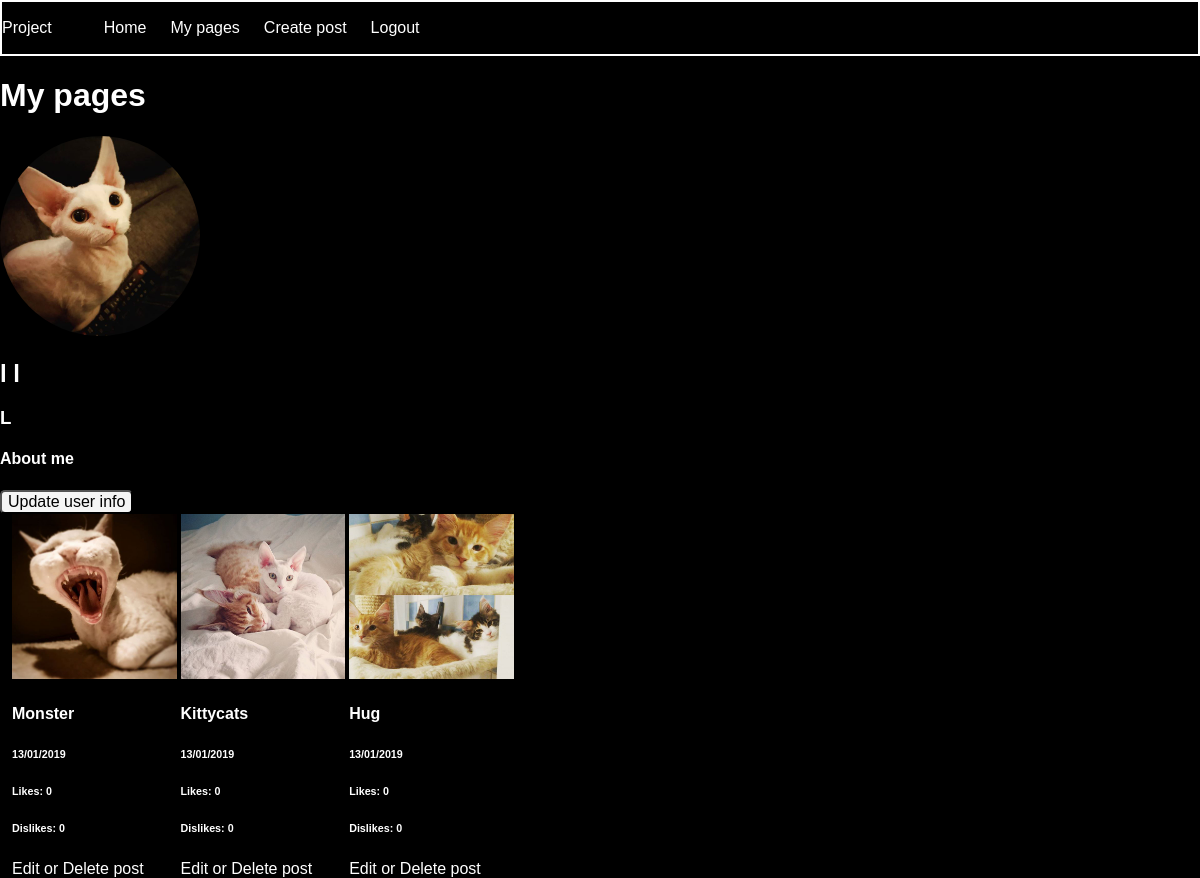
Before: /my-pages.php (signed in) with the older database file.
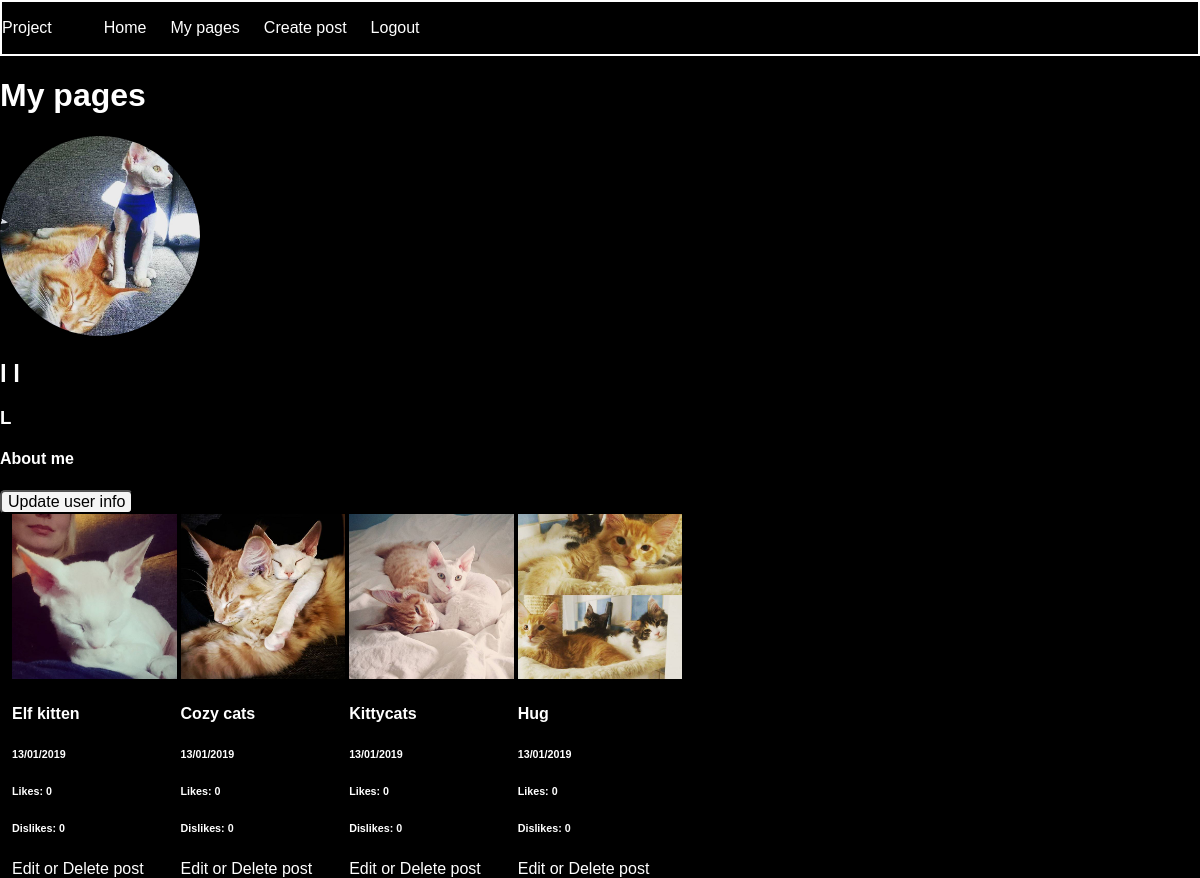
After: the same page with the newer database file.
### tables this page shows
CREATE TABLE "users" (
	`id`	INTEGER PRIMARY KEY AUTOINCREMENT,
	`name`	TEXT,
	`password`	TEXT,
	`email`	TEXT,
	`profile_image_url`	TEXT,
	`username`	TEXT,
	`bio`	TEXT
);

CREATE TABLE "posts" (
	`post_id`	INTEGER PRIMARY KEY AUTOINCREMENT,
	`description`	TEXT,
	`image_url`	TEXT,
	`user_id`	INTEGER,
	`date`	INTEGER
);

### app/config.php (called while the page is built, shortened)
<?php
return [
    'title' => 'Project',
    'database_path' => sprintf('sqlite:%s/database/photoify.db', __DIR__),
];

### app/database/database-functions.php (called while the page is built, shortened)
<?php
function connectToDB(){
    static $pdo;
    if ($pdo instanceof PDO) {
        return $pdo;
    }
    $config = require dirname(__DIR__).'/config.php';
    $pdo = new PDO($config['database_path']);
    return $pdo;
}
function getUser($userId){
    $pdo = connectToDB();
    $statement = $pdo->prepare('SELECT id, name, email, profile_image_url, username, bio FROM users WHERE id = :id');
    $statement->bindParam(':id', $userId, PDO::PARAM_INT);
    $statement->execute();
    $user = $statement->fetch(PDO::FETCH_ASSOC);
    return $user;
}
function getMyPosts($user){
    $pdo = connectToDB();
    $myPostsStatement = $pdo->prepare('SELECT * FROM posts WHERE user_id = :user ORDER BY date DESC');
    $myPostsStatement->bindParam(':user', $user, PDO::PARAM_INT);
    $myPostsStatement->execute();
    $myPosts = $myPostsStatement->fetchAll(PDO::FETCH_ASSOC);
    return $myPosts;
}

### app/autoload.php (called while the page is built, shortened)
<?php
require __DIR__.'/database/database-functions.php';
$config = require __DIR__.'/config.php';
if (isset($_SESSION['user'])) {
    $loggedInUser = getUser($_SESSION['user']);
};

### my-pages.php (the view)
<?php
require __DIR__.'/views/header.php';
$myPosts = getMyPosts($loggedInUser['id']);
?>
<div>
    <div class="user-info">
        <h1>My pages</h1>
        <img class="profile-pic" src="<?= $loggedInUser['profile_image_url']?>" alt="profile-pic">
        <h2>
            <?= $loggedInUser['name']?>
        </h2>
        <h3>
            <?= $loggedInUser['username']?>
        </h3>
        <h4>
            <?= $loggedInUser['bio']?>
        </h4>
    </div>
    <button><a href="/update-user-page.php">Update user info</a></button>
    <div class="post-feed">
        <?php
        foreach ($myPosts as $myPost) : ?>
        <div class="post">
            <img class="post-image" src="<?= $myPost['image_url']?>" alt="image">
            <h4>
                <?= $myPost['description']?>
            </h4>
            <h6>
                <?=date('d/m/Y', $myPost['date'])?>
            </h6>
            <h6 class="likes">Likes: 0</h6>
            <h6 class="dislikes">Dislikes: 0</h6>
            <a href="<?= "/update-post-page.php?postId=".$myPost['post_id'];?>"> Edit or Delete post</a> </div> <?php
                endforeach ?>
        </div>
    </div>
    <?php require __DIR__.'/views/footer.php'; ?>

### views/header.php (shortened to what this page needs)
<?php
require __DIR__.'/../app/autoload.php';
?>
<!DOCTYPE html>
<html lang="en">
<head>
    <link rel="stylesheet" href="./assets/styles/main.css">
    <link rel="stylesheet" href="./assets/styles/normalize.css">
</head>
<body>
    <?php require __DIR__.'/navigation.php'; ?>
    <div class="container py-5">

### views/navigation.php (shortened to what this page needs)
<nav class="navbar">
    <a class="navbar-brand" href="#">
        <?php echo $config['title']; ?></a>
    <ul class="navbar-nav">
        <li class="nav-item">
            <a class="nav-link <?php if($_SERVER['PHP_SELF'] === "/index.php"){echo 'active' ;};?>"
                href="./index.php">Home</a>
        </li>
        <li class="nav-item">
            <a class="nav-link <?php if($_SERVER['PHP_SELF'] === "/my-pages.php"){echo 'active' ;};?>" href="
                <?php if(isset($loggedInUser)){echo "./my-pages.php";};?>">
                <?php if(isset($loggedInUser)){echo "My pages";};?></a>
        </li>
        <li class="nav-item">
            <a class="nav-link <?php if($_SERVER['PHP_SELF'] === "/new-post.php"){echo 'active' ;};?>" href="
                <?php if(isset($loggedInUser)){echo "./new-post.php";};?>">
                <?php if(isset($loggedInUser)){echo "Create post";};?></a>
        </li>
        <li class="nav-item">
            <a class="nav-link <?php if($_SERVER['PHP_SELF'] === "/login-page.php"){echo 'active' ;};?>" href="
                <?php if(isset($loggedInUser)){echo "./app/users/logout.php";} else{echo "./login-page.php";};?>">
                <?php if(isset($loggedInUser)){echo "Logout";} else{echo "Login";};?></a>
        </li>
    </ul>
</nav>

### views/footer.php (shortened to what this page needs)
</div>
</body>
</html>

### assets/styles/main.css (style rules this page uses)
* { box-sizing: border-box; }
body { width: 100vw; margin: 0; background-color: black; color: white; font-family: sans-serif; }
.navbar { width: 100vw; height: 56px; border: 2px solid white; display: flex; flex-direction: row; align-items: center; }
.navbar-nav { display: flex; flex-direction: row; }
.nav-item { margin: 1vw; }
img { width: 200px; }
a { color: white; text-decoration: none; }
ul { list-style: none; }
button { color: black; background-color: whitesmoke; border-radius: 5px; }
button > a { color: black; }
.post-feed { width: 98vw; margin: auto; display: grid; grid-gap: 4px; grid-template-columns: repeat(auto-fill, minmax(150px, 1fr)); }
.post { width: 100%; }
.post-image { width: 100%; }
.profile-pic { width: 200px; border-radius: 50%; }

Changed rows visible on the page:
changed users "About me": profile_image_url: a different picture
added posts: image_url (picture), description "Elf kitten", date "13/01/2019"
changed posts: image_url: a different picture; description "Monster" → "Cozy cats"
